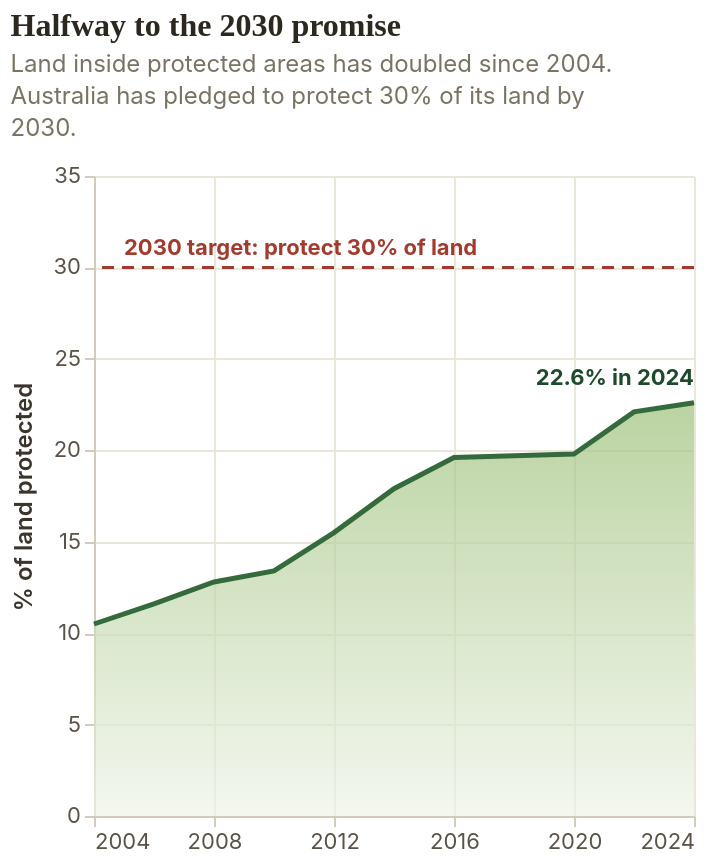

Write a Vega-Lite specification for this figure.
### Vega-Lite specification from a JSON file in a GitHub repository (floating-point values rounded to 4 significant figures)
{"$schema": "https://vega.github.io/schema/vega-lite/v5.json", "title": {"text": "Halfway to the 2030 promise", "subtitle": ["Land inside protected areas has doubled since 2004.", "Australia has pledged to protect 30% of its land by", "2030."], "subtitleLineHeight": 16}, "width": "container", "height": 320, "layer": [{"data": {"values": [{"year": 2004, "pct": 10.5}, {"year": 2006, "pct": 11.6}, {"year": 2008, "pct": 12.8}, {"year": 2010, "pct": 13.4}, {"year": 2012, "pct": 15.5}, {"year": 2014, "pct": 17.9}, {"year": 2016, "pct": 19.6}, {"year": 2018, "pct": 19.7}, {"year": 2020, "pct": 19.8}, {"year": 2022, "pct": 22.1}, {"year": 2024, "pct": 22.6}]}, "mark": {"type": "area", "line": {"color": "#356b3c", "strokeWidth": 2.5}, "color": {"x1": 1, "y1": 1, "x2": 1, "y2": 0, "gradient": "linear", "stops": [{"offset": 0, "color": "#eef3e7"}, {"offset": 1, "color": "#9cc079"}]}}, "encoding": {"x": {"field": "year", "type": "quantitative", "title": null, "axis": {"format": "d", "values": [2004, 2008, 2012, 2016, 2020, 2024]}, "scale": {"domain": [2004, 2024]}}, "y": {"field": "pct", "type": "quantitative", "title": "% of land protected", "scale": {"domain": [0, 34]}}, "tooltip": [{"field": "year", "title": "Year"}, {"field": "pct", "title": "Land protected (%)", "format": ".1f"}]}}, {"data": {"values": [{"t": 30}]}, "mark": {"type": "rule", "strokeDash": [6, 4], "color": "#a23b2e", "strokeWidth": 1.5}, "encoding": {"y": {"field": "t", "type": "quantitative"}}}, {"data": {"values": [{"year": 2005, "t": 31, "lab": "2030 target: protect 30% of land"}]}, "mark": {"type": "text", "align": "left", "font": "Inter, sans-serif", "fontSize": 11, "fontWeight": 700, "color": "#a23b2e"}, "encoding": {"x": {"field": "year", "type": "quantitative"}, "y": {"field": "t", "type": "quantitative"}, "text": {"field": "lab", "type": "nominal"}}}, {"data": {"values": [{"year": 2024, "pct": 22.6, "lab": "22.6% in 2024"}]}, "mark": {"type": "text", "align": "right", "dy": -12, "font": "Inter, sans-serif", "fontSize": 11, "fontWeight": 700, "color": "#1d4a2a"}, "encoding": {"x": {"field": "year", "type": "quantitative"}, "y": {"field": "pct", "type": "quantitative"}, "text": {"field": "lab", "type": "nominal"}}}], "config": {"background": null, "font": "Inter, sans-serif", "view": {"stroke": null}, "padding": 5, "axis": {"labelFont": "Inter, sans-serif", "titleFont": "Inter, sans-serif", "labelColor": "#5b5347", "titleColor": "#3a342b", "titleFontWeight": 600, "gridColor": "#ebe6da", "domainColor": "#d2cbbb", "tickColor": "#d2cbbb", "labelFontSize": 11, "titleFontSize": 12, "titlePadding": 8}, "legend": {"labelFont": "Inter, sans-serif", "titleFont": "Inter, sans-serif", "labelColor": "#5b5347", "titleColor": "#3a342b", "labelFontSize": 11, "titleFontSize": 11.5}, "title": {"font": "Fraunces, serif", "fontSize": 16, "anchor": "start", "color": "#2c2820", "fontWeight": 600, "subtitleFont": "Inter, sans-serif", "subtitleColor": "#7a7263", "subtitleFontSize": 12, "subtitlePadding": 6, "offset": 12}}}
